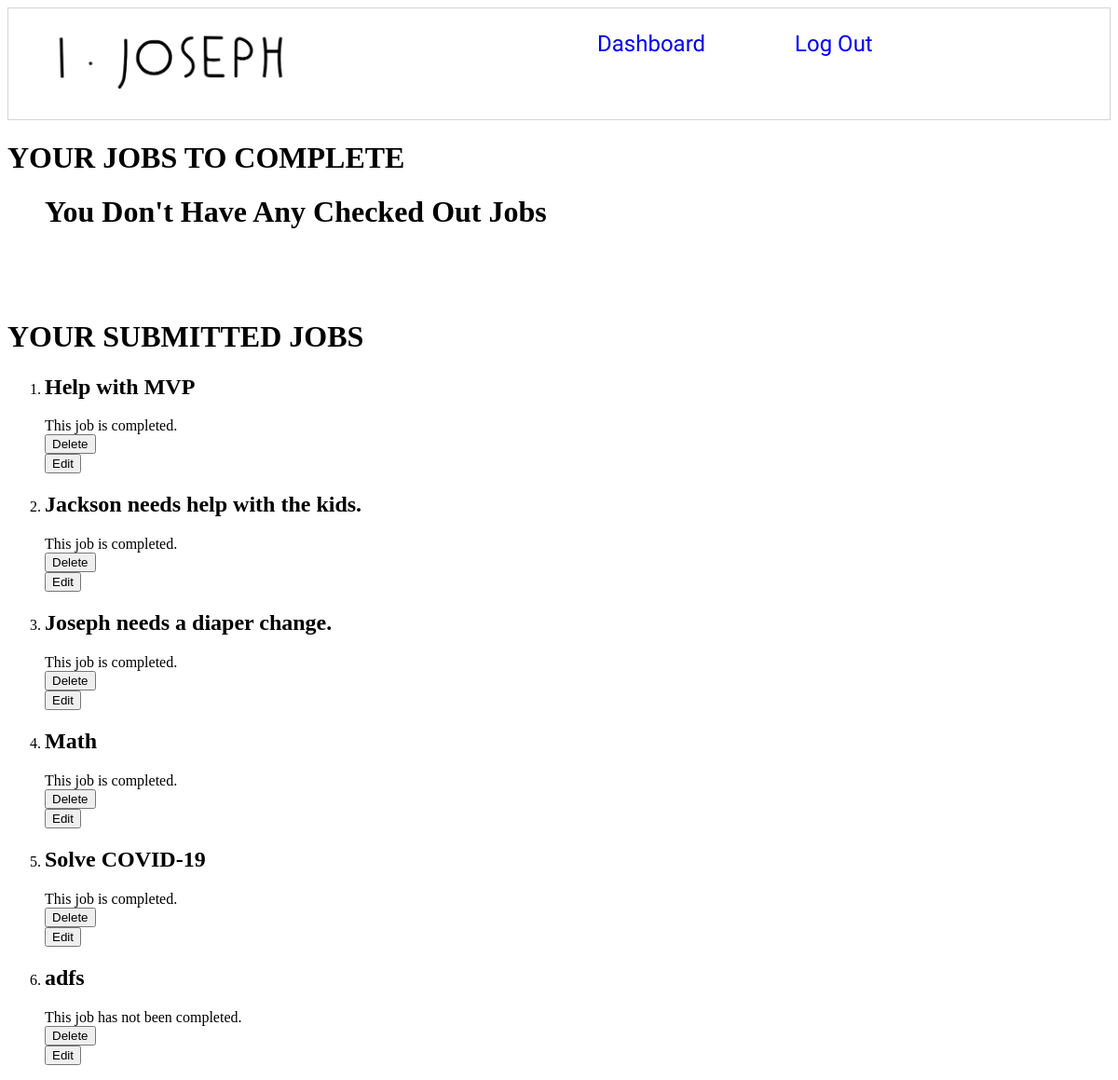
The app's page /yourjobs/ (signed in) with its own data.
### ijosephapp/models/job.py (models this page shows)
class Job(models.Model):
    title = models.CharField(max_length=50)
    category = models.ForeignKey(JobCategory, on_delete=models.DO_NOTHING)
    location = models.CharField(max_length=20)
    description = models.CharField(max_length=255)
    isCompleted = models.BooleanField()
    createdAt = models.DateTimeField(auto_now_add=True)
    user = models.ForeignKey(User, on_delete=models.CASCADE)
    class Meta:
        ordering = ("title",)

### ijosephapp/views/userjob/yourjobs_list.py (the view, shortened to what this page needs)
# urls.py: path('yourjobs/', yourjobs_list, name='yourjob'),
@login_required
def yourjobs_list(request):
    if request.method == 'GET':
        user = request.user.id
        yourjobs = UserJob.objects.filter(user_id=user)
        yoursubmittedjobs = Job.objects.filter(user=user)
        checkedout_jobs = []
        for yourjob in yourjobs:
            tempId = yourjob.job_id
            tempObject = Job.objects.filter(id=tempId).first()
            print('debug me: ' + tempObject.title)
            checkedout_jobs.append(tempObject)
        checkedout_job_count = 0
        for checkedout_job in checkedout_jobs:
            if checkedout_job.isCompleted == False:
                checkedout_job_count = checkedout_job_count + 1
        print("Your Job Count: " + str(checkedout_job_count))
        template = 'userjob/yourjobs_list.html'
        context = {
            'yourjobs': yourjobs,
            'yoursubmittedjobs': yoursubmittedjobs,
            'checkedout_jobs': checkedout_jobs,
            'checkedout_job_count': checkedout_job_count
        }
        return render(request, template, context)
    return redirect(reverse('ijosephapp:yourjob'))

### ijosephapp/templates/userjob/yourjobs_list.html (shortened to what this page needs)
{% extends 'shared/base.html' %}
{% block content %}
{% load static %}
<!DOCTYPE html>
<html>
  <head>
  </head>
  <body>
    <h1>YOUR JOBS TO COMPLETE</h1>
    <ol class="jobs">
    {% if checkedout_job_count == 0 %}
      <h1>You Don't Have Any Checked Out Jobs</h1>
    {% endif %}
    </ol>
    <br />
    <br />
    <br />
   <h1>YOUR SUBMITTED JOBS</h1>
    <ol class="jobs">
    {%for submittedjob in yoursubmittedjobs %}
        <li>
          <h2> {{ submittedjob.title}} </h2>
      {% if submittedjob.isCompleted == False  %}
          <b1> This job has not been completed. <b1>
          {% else %}
          <b1> This job is completed. </b1>
      {% endif %}
        </li>
        <form action="{% url 'ijosephapp:yourjob' %}" method="POST">
              <button value="delete" type="submit">Delete</button>
        </form>
        <form action="{% url 'ijosephapp:yourjob_edit_form' submittedjob.id %}" method="GET">
              <button value="edit" type="submit">Edit</button>
        </form>
    {% endfor %}
    </ol>
  </body>
</html>
{% endblock %}

### records on screen
Job: title "Help with MVP", isCompleted "This job is completed."
Job: title "Jackson needs help with the kids.", isCompleted "This job is completed."
Job: title "Joseph needs a diaper change.", isCompleted "This job is completed."
Job: title "Math", isCompleted "This job is completed."
Job: title "Solve COVID-19", isCompleted "This job is completed."
Job: title "adfs", isCompleted "This job has not been completed."
